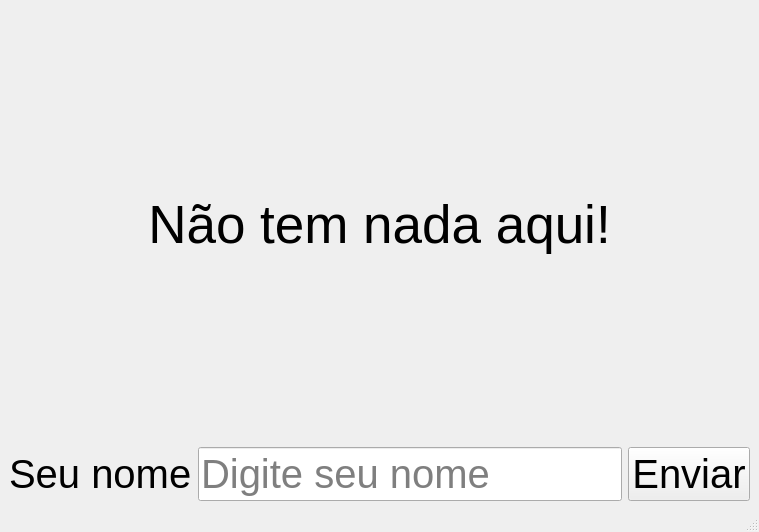
<?xml version="1.0" encoding="UTF-8"?>
<ui version="4.0">
 <class>MainWindow</class>
 <widget class="QMainWindow" name="MainWindow">
  <property name="geometry">
   <rect>
    <x>0</x>
    <y>0</y>
    <width>759</width>
    <height>532</height>
   </rect>
  </property>
  <property name="windowTitle">
   <string>MainWindow</string>
  </property>
  <widget class="QWidget" name="centralwidget">
   <layout class="QHBoxLayout" name="horizontalLayout">
    <item>
     <layout class="QGridLayout" name="gridLayout">
      <item row="0" column="0">
       <widget class="QLabel" name="labelResult">
        <property name="font">
         <font>
          <pointsize>40</pointsize>
         </font>
        </property>
        <property name="text">
         <string>Não tem nada aqui!</string>
        </property>
        <property name="alignment">
         <set>Qt::AlignmentFlag::AlignCenter</set>
        </property>
       </widget>
      </item>
      <item row="1" column="0">
       <layout class="QGridLayout" name="gridLayout_2">
        <item row="0" column="1">
         <widget class="QLineEdit" name="lineName">
          <property name="font">
           <font>
            <pointsize>30</pointsize>
           </font>
          </property>
          <property name="placeholderText">
           <string>Digite seu nome</string>
          </property>
         </widget>
        </item>
        <item row="0" column="0">
         <widget class="QLabel" name="labelName">
          <property name="font">
           <font>
            <pointsize>30</pointsize>
           </font>
          </property>
          <property name="text">
           <string>Seu nome</string>
          </property>
         </widget>
        </item>
        <item row="0" column="2">
         <widget class="QPushButton" name="buttonSend">
          <property name="font">
           <font>
            <pointsize>30</pointsize>
           </font>
          </property>
          <property name="text">
           <string>Enviar</string>
          </property>
         </widget>
        </item>
       </layout>
      </item>
     </layout>
    </item>
   </layout>
  </widget>
  <widget class="QMenuBar" name="menubar">
   <property name="geometry">
    <rect>
     <x>0</x>
     <y>0</y>
     <width>759</width>
     <height>33</height>
    </rect>
   </property>
  </widget>
  <widget class="QStatusBar" name="statusbar"/>
 </widget>
 <resources/>
 <connections/>
</ui>
